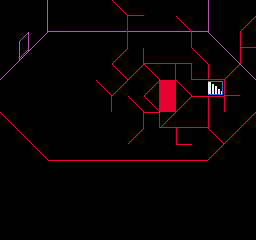

This game map was drawn from its Tiled (.tmx) file and the tilesets committed beside it. A one-line description and the full map source follow:
An orthogonal 16x15 tile map with 16x16 px tiles, 4 tile layers (Floor, Shadows, Walls, Objects) and 11 objects.

<map version="1.2" tiledversion="1.3.1" orientation="orthogonal" renderorder="right-down" compressionlevel="0" width="16" height="15" tilewidth="16" tileheight="16" infinite="0" nextlayerid="6" nextobjectid="36">
 <tileset firstgid="1" source="Mall Tiles.tsx" />
 <layer id="1" name="Floor" width="16" height="15">
  <properties>
   <property name="unity:SortingLayer" value="Floor" />
  </properties>
  <data encoding="csv">
130,130,130,130,130,130,130,130,130,130,130,130,130,130,130,130,
130,130,130,130,130,130,130,130,130,130,130,130,130,130,130,130,
130,130,130,130,130,130,130,130,130,130,130,130,130,130,130,130,
130,130,130,130,130,130,130,130,130,130,130,130,130,130,130,130,
130,130,130,130,130,130,130,130,130,130,130,130,130,130,130,130,
130,130,130,130,130,130,130,130,130,130,130,130,130,40,130,130,
130,130,130,130,130,130,130,130,130,130,130,130,130,130,130,130,
130,130,130,130,130,130,130,130,130,130,130,130,130,130,130,130,
130,130,130,130,130,130,130,130,130,130,130,130,130,130,130,130,
130,130,130,130,130,130,130,130,130,130,130,130,130,130,130,130,
97,97,97,97,97,97,97,97,97,97,97,97,97,97,97,97,
97,97,97,97,97,97,97,97,97,97,97,97,97,97,97,97,
97,97,97,97,97,97,97,97,97,97,97,97,97,97,97,97,
97,97,97,97,97,97,97,97,97,97,97,97,97,97,97,97,
97,97,97,97,97,97,97,97,97,97,97,97,97,97,97,97
</data>
 </layer>
 <layer id="2" name="Shadows" width="16" height="15">
  <properties>
   <property name="unity:SortingLayer" value="Shadows" />
  </properties>
  <data encoding="csv">
0,0,0,0,0,0,2684354563,0,0,0,0,3221225871,1610612739,0,0,0,
0,0,0,0,0,0,1610612740,2684354571,0,0,0,2684354571,2684354561,0,0,0,
0,0,0,0,0,0,0,0,0,0,0,3221225871,0,0,0,1610613135,
0,1,0,0,0,0,0,0,0,2684354958,2684354958,2684354958,0,0,0,0,
0,0,0,0,0,0,0,0,0,3221225886,398,398,2684354958,2684354958,2684354958,0,
0,0,0,0,0,0,0,398,0,3221225887,1610613134,3221225886,0,0,2684354958,0,
0,0,0,0,0,0,398,0,414,2684354975,2684354958,415,1610613134,3221225870,0,0,
0,0,0,0,0,0,0,0,398,398,2684354958,2684354958,2684354958,3221225870,0,0,
0,0,0,0,0,0,0,0,0,0,0,3221225870,0,0,0,0,
0,0,0,0,0,0,0,0,0,0,0,0,0,0,0,0,
0,0,0,0,0,0,0,0,0,0,0,0,0,0,0,0,
0,0,0,0,0,0,0,0,0,0,0,0,0,0,0,0,
0,0,0,0,0,0,0,0,0,0,0,0,0,0,0,0,
0,0,0,0,0,0,0,0,0,0,0,0,0,0,0,0,
0,0,0,0,0,0,0,0,0,0,0,0,0,0,0,0
</data>
 </layer>
 <layer id="3" name="Walls" width="16" height="15">
  <properties>
   <property name="unity:SortingLayer" value="Wall" />
  </properties>
  <data encoding="csv">
43,43,11,43,43,43,43,414,2684354958,43,43,43,43,3221225483,43,43,
43,43,11,2684354571,2684354571,2684354571,2684354571,398,2684354571,2684354571,2684354571,414,2684354571,3221225483,43,415,
43,15,2684354569,0,0,0,0,398,0,0,0,0,0,3221225481,43,3221225870,
43,31,0,0,0,0,0,2684354974,398,0,0,0,414,0,3221225481,3221225870,
2684354569,0,0,0,0,0,0,3221225886,2684354974,0,0,0,0,3221225870,2684354974,3221225481,
0,0,0,0,0,0,414,2684354974,0,398,359,0,0,0,3221225870,0,
0,0,0,0,0,0,0,0,0,398,359,0,0,1610613134,3221225870,0,
0,0,0,0,0,0,0,0,0,1610613134,1610613150,0,0,0,0,0,
259,0,0,0,0,0,0,0,2684354974,0,0,0,0,3221225886,0,259,
259,259,0,0,0,0,0,0,0,0,0,1610613134,0,0,259,259,
0,0,0,0,0,0,0,0,0,0,0,0,0,0,0,0,
0,0,0,0,0,0,0,0,0,0,0,0,0,0,0,0,
0,0,0,0,0,0,0,0,0,0,0,0,0,0,0,0,
0,0,0,0,0,0,0,0,0,0,0,0,0,0,0,0,
0,0,0,0,0,0,0,0,0,0,0,0,0,0,0,0
</data>
 </layer>
 <layer id="5" name="Objects" width="16" height="15">
  <properties>
   <property name="unity:SortingLayer" value="Objects" />
  </properties>
  <data encoding="csv">
0,0,0,0,0,0,0,0,0,0,0,0,0,0,0,0,
0,0,0,0,0,0,0,0,0,0,0,0,0,0,0,0,
0,0,0,0,0,0,0,0,0,0,0,0,0,0,0,0,
0,0,0,0,0,0,0,0,0,0,0,0,0,0,0,0,
0,0,0,0,0,0,0,0,0,0,0,0,0,0,0,0,
0,0,0,0,0,0,0,0,0,0,0,0,0,0,0,0,
0,0,0,0,0,0,0,0,0,0,0,0,0,0,0,0,
3221225886,0,0,0,0,0,0,0,0,0,0,0,0,0,0,2684354974,
0,3221225886,0,0,0,0,0,0,0,0,0,0,0,0,2684354974,0,
0,0,3221225886,0,0,0,0,0,0,0,0,0,0,2684354974,0,0,
0,0,0,1610613134,1610613134,1610613134,1610613134,1610613134,1610613134,1610613134,1610613134,1610613134,1610613134,0,0,0,
0,0,0,0,0,0,0,0,0,0,0,0,0,0,0,0,
0,0,0,0,0,0,0,0,0,0,0,0,0,0,0,0,
0,0,0,0,0,0,0,0,0,0,0,0,0,0,0,0,
0,0,0,0,0,0,0,0,0,0,0,0,0,0,0,0
</data>
 </layer>
 <objectgroup id="4" name="Collision">
  <object id="1" x="0" y="0" width="256" height="32" />
  <object id="6" x="240" y="128" width="16" height="16" />
  <object id="7" x="224" y="144" width="32" height="16" />
  <object id="8" x="0" y="160" width="256" height="80" />
  <object id="9" x="0" y="128" width="16" height="16" />
  <object id="11" x="0" y="144" width="32" height="16" />
  <object id="29" x="0" y="128">
   <polyline points="0,0 0,-48" />
  </object>
  <object id="30" x="256" y="80" height="48" />
  <object id="32" x="208" y="32">
   <polygon points="0,0 48,48 48,0" />
  </object>
  <object id="33" x="16" y="64">
   <polygon points="0,0 -16,16 -16,-32 0,-32" />
  </object>
  <object id="35" x="48" y="32">
   <polygon points="0,0 -32,0 -32,16 -16,16 0,0" />
  </object>
 </objectgroup>
</map>
